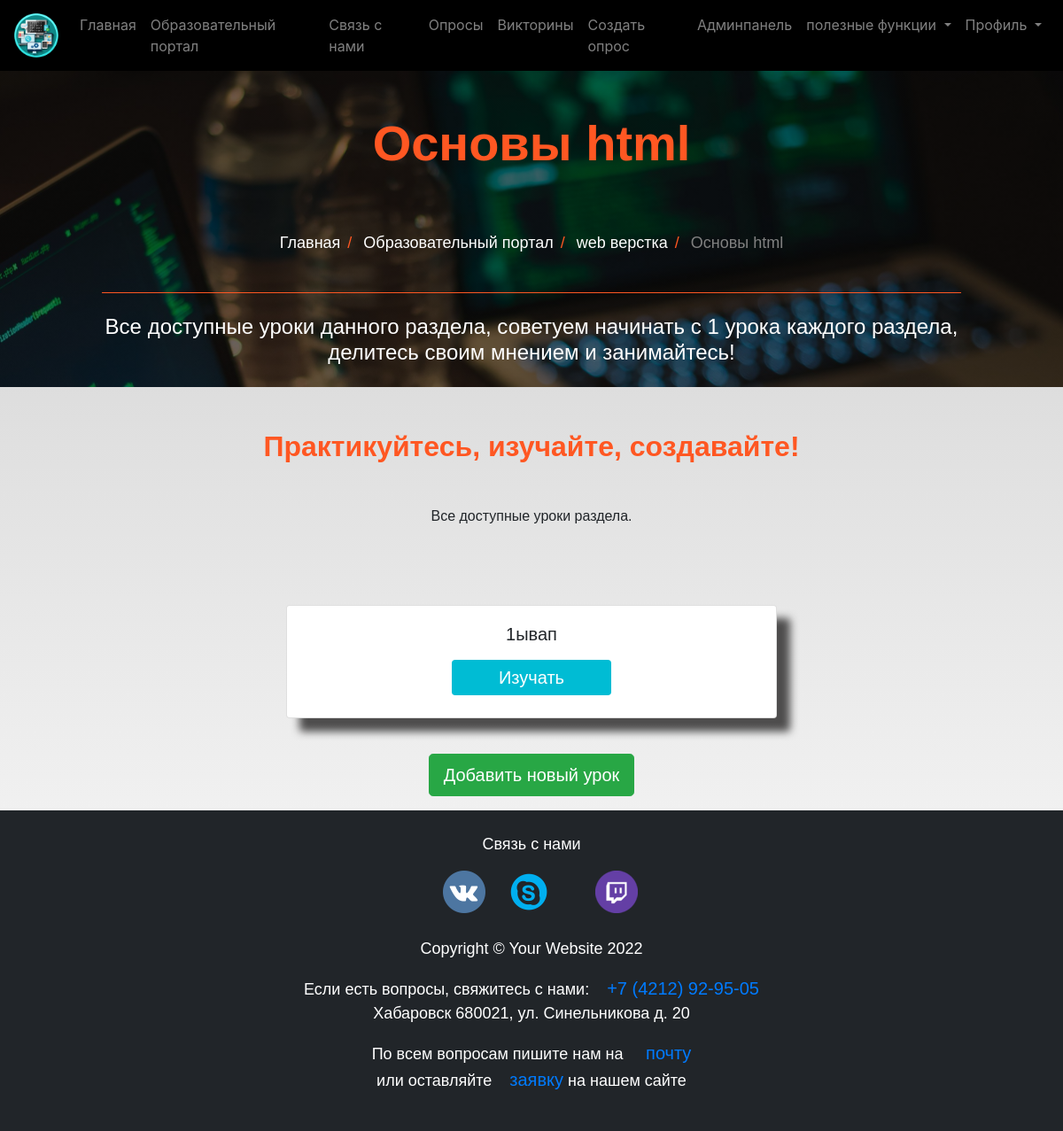
The page /educate_portal/web/1-html/ (signed in) on the database its author committed.
### educate_portal/models.py (models this page shows, shortened)
class Subject(models.Model):
    subject_id = models.CharField(max_length=100, unique=True)
    name = models.CharField(max_length=100)
    slug = models.SlugField(null=True, blank=True)
    standard = models.ForeignKey(
        Standard, on_delete=models.CASCADE, related_name='subjects')
    image = models.ImageField(
        upload_to=save_subject_image, blank=True, verbose_name='Subject Image')
    description = models.TextField(max_length=500, blank=True)
    class Meta:
        verbose_name = 'Категория предмета обучения'
        verbose_name_plural = 'Категория предмета обучения'

class Standard(models.Model):
    name = models.CharField(max_length=100, unique=True)
    slug = models.SlugField(null=True, blank=True)
    description = models.TextField(max_length=500, blank=True)
    def __str__(self):
        return self.name
    class Meta:
        verbose_name = 'Предмет обучения'
        verbose_name_plural = 'Предмет обучения'

class Lesson(models.Model):
    Standard = models.ForeignKey(Standard, on_delete=models.CASCADE)
    created_by = models.ForeignKey(User, on_delete=models.CASCADE)
    created_at = models.DateTimeField(auto_now_add=True)
    subject = models.ForeignKey(
        Subject, on_delete=models.CASCADE, related_name='lessons')
    name = models.CharField(max_length=250, verbose_name="Заголовок урока")
    description = models.TextField(
        max_length=5000, blank=True, verbose_name="Описание урока")
    description2 = models.TextField(
        max_length=5000, blank=True, verbose_name="Продолжение описания")
    position = models.PositiveSmallIntegerField(verbose_name="Номер урока")
    slug = models.SlugField(
        null=True, blank=True, verbose_name='уникальное поле в адресной строке (eng раскладка)')
    video = EmbedVideoField(default='', verbose_name="ссылка на видео")
    ppt = models.FileField(upload_to=save_lesson_files,
                           verbose_name="презентации", blank=True)
    Notes = models.FileField(upload_to=save_lesson_files,
                             verbose_name="файл урока", blank=True)
    console = models.URLField(
        max_length=250, verbose_name="консоль", default='')
    class Meta:
        ordering = ['position']
    class Meta:
        verbose_name = 'Уроки'
        verbose_name_plural = 'Уроки'

### educate_portal/views.py (the view)
class LessonListView(DetailView):
    context_object_name = 'subjects'
    model = Subject
    template_name = 'educate_portal/lesson_list_view.html'

### educate_portal/templates/educate_portal/lesson_list_view.html (shortened to what this page needs)
{% extends 'base.html' %}
{% load static %}
{% block image_block %}
<header class="info-header">
  <div id="page-intro" class="container-fluid d-flex align-items-center justify-content-center ">
    <div class="row d-flex justify-content-center text-center">
      <div class="col-md-10 text-white">
        <h2 class="display-4 font-weight-bold  p-5 " style="color:#ff5722;" > {{subjects.name}} </h2>
        <div class="row d-flex justify-content-center text-center">
          <ul class="breadcrumb">
            <li><a href="{% url 'index' %}">Главная</a></li>
            <li><a href="{% url 'educate_portal:standard_list' %}">Образовательный портал</a></li>
            <li><a href="{% url 'educate_portal:subject_list' slug=subjects.standard.slug %}">{{subjects.standard}}</a></li>
            <li class="disabled-text" >{{subjects.name}}</li>
          </ul>
        </div>
        <hr style="color:#ff5722;">
        <h4 class="white-text my-4">Все доступные уроки данного раздела, советуем начинать с 1 урока каждого раздела, делитесь своим мнением и занимайтесь!</h4>
  </div>
</header>
{% endblock %}
{% block content %}
<section id="best-features" class="text-center">
              <h2 class="mb-5 mt-5 font-weight-bold" style="color:#ff5722;">Практикуйтесь, изучайте, создавайте!</h2>
              <div class="row d-flex justify-content-center mb-4">
                <div class="col-md-8 mb-5">
                  <p class="grey-text">Все доступные уроки раздела.</p>
                </div>
              </div>
              <div class="row d-flex justify-content-center mb-3 mr-3 ml-3">
                {% for lesson in subjects.lessons.all %}
                <div class="col-sm-6 mb-4">
                  <div class="card box-shadow-hover">
                    <div class="card-body">
                      <h5 class="card-title">  {{lesson.name}}</h5>
                      <a href="{% url 'educate_portal:lesson_detail' slug=lesson.slug subject=subjects.slug standard=lesson.Standard.slug %}" >
                      <button type="button" class="button-les"><span>Изучать</span></button>
                      </a>
                    </div>
                  </div>
                </div>
                {% endfor %}
              </div>
        <div class="row d-flex justify-content-center mb-3">
          {% if user.userprofileinfo.user_type == 'teacher' or user.is_superuser %}
           <a href="{% url 'educate_portal:lesson_create' standard=subjects.standard.slug slug=subjects.slug %}"><button type="button" class="btn btn-success btn-lg btn-bloc" > Добавить новый урок </button> </a>
          {% endif %}
        </div>
</section>
{%endblock%}

### static/css/master_css.css (style rules this page uses)
.text-white { color: white; }
hr { border-color: inherit; }
.info-header { height: 60%; }
#page-intro { height: 100%; }
#page-intro { background: linear-gradient(rgba(0, 0, 0, 0.5), rgba(0, 0, 0, 0.5)), url("../Images/222.jpg")no-repeat center center fixed; -webkit-background-size: cover; -moz-background-size: cover; -o-background-size: cover; background-size: cover; }
ul.breadcrumb { padding: 10px 16px; list-style: none; background-color: transparent; }
ul.breadcrumb li { display: inline; font-size: 18px; }
ul.breadcrumb li+li:before { padding: 8px; color: #ff5722; content: "/\00a0"; }
ul.breadcrumb li a { color: white; text-decoration: none; }
.disabled-text { color: gray; }
.button-les { border-radius: 4px; background-color: #00bcd4; border: none; color: #FFFFFF; text-align: center; font-size: 20px; padding: 5px; width: 180px; transition: all 0.5s; cursor: pointer; margin: 5px; }
.button-les span { cursor: pointer; display: inline-block; position: relative; transition: 0.5s; }
.button-les span:after { content: '\00bb'; position: absolute; opacity: 0; top: 0; right: -20px; transition: 0.5s; }
html { scroll-behavior: smooth; height: 100%; width: 100%; }
.card { box-shadow: 15px 15px 10px rgb(78, 77, 77); }
a { text-decoration: none !important; color: black; }
html, body { max-width: 100%; overflow-x: hidden; height: 100%; width: 100%; }
body { background: linear-gradient(rgba(0, 0, 0, 0.2), rgba(255, 255, 255, 0.5)); overflow-x: hidden; background-repeat: no-repeat; }

### rows shown on the page
Subject: name "Основы html", standard "web верстка"
Lesson: name "1ывап"
